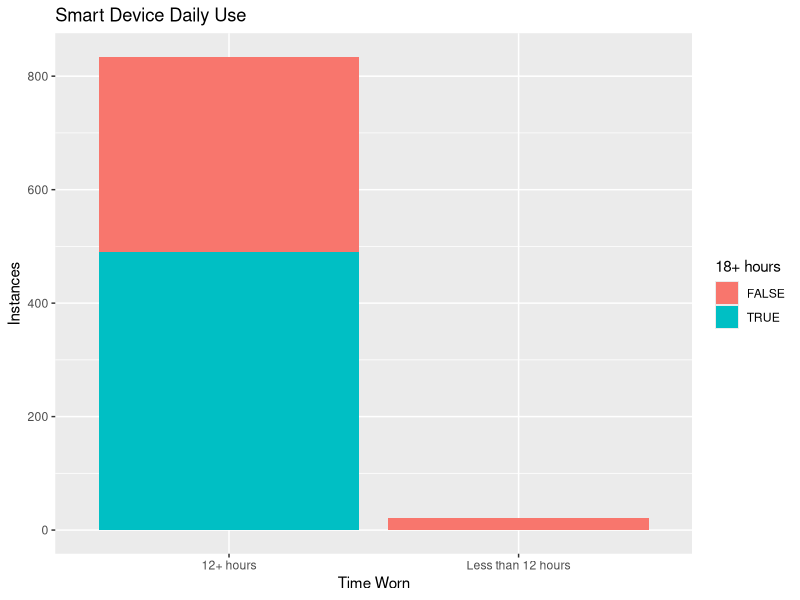

The R source for this figure:
## ---- chunk 1
library(tidyverse)
library(knitr)

daily_activities_merged <- read_csv("Fitabase_working_data/daily_activities_merged.csv")
hourly_data_merged <- read_csv("Fitabase_working_data/hourly_data_merged.csv")
## ---- chunk 2
daily_steps <- daily_activities_merged %>% 
  group_by("Day" = DayOfWeek) %>% 
  arrange(TotalSteps) %>% 
  summarise(Average_Steps = mean(TotalSteps)) %>% 
  arrange(desc(Average_Steps), .by_group = TRUE)

kable(daily_steps, caption = "Average Steps by Day", digits = 0)
   
## ---- chunk 3
activity_by_day <- daily_activities_merged %>%
  group_by(Day = DayOfWeek) %>%
  summarise("Very_Active" = mean(VeryActiveMinutes),
  "Fairly_Active" = mean(FairlyActiveMinutes),
  "Total_Active" = mean(VeryActiveMinutes + FairlyActiveMinutes)) %>% 
  arrange(desc(Total_Active), .by_group = TRUE)

kable(activity_by_day, caption = "Activity by Day in Minutes", digits = 0)
## ---- chunk 4
  sleep_per_day_average <- daily_activities_merged %>%
  filter(TotalMinutesAsleep != 0) %>%
  group_by(DayOfWeek) %>%
  summarise(tma = mean(TotalMinutesAsleep)) %>% 
  arrange(desc(tma), .by_group = TRUE)

kable(sleep_per_day_average, col.names = c("Day", "Average Sleep (min)"), digits = 0,
caption = "Average Minutes of Sleep per Day")
## ---- chunk 5
Time_Worn <- daily_activities_merged %>% 
  select(TotalMinutesWorn) 
Time_Worn$day_use <- "Less than 12 hours"
Time_Worn$day_use[Time_Worn$TotalMinutesWorn >= 720] <- "12+ hours"

# most_worn identifies users with 1080+ minutes of wear
# it is stored as a boolean.  TRUE is 1080+ minutes worn
Time_Worn$most_worn <- TRUE
Time_Worn$most_worn[Time_Worn$TotalMinutesWorn < 1080] <- FALSE

ggplot(data=Time_Worn, aes(x= day_use, fill= most_worn)) +
  geom_bar() +
  labs(title = "Smart Device Daily Use", x = "Time Worn", y = "Instances", fill = "18+ hours" )
